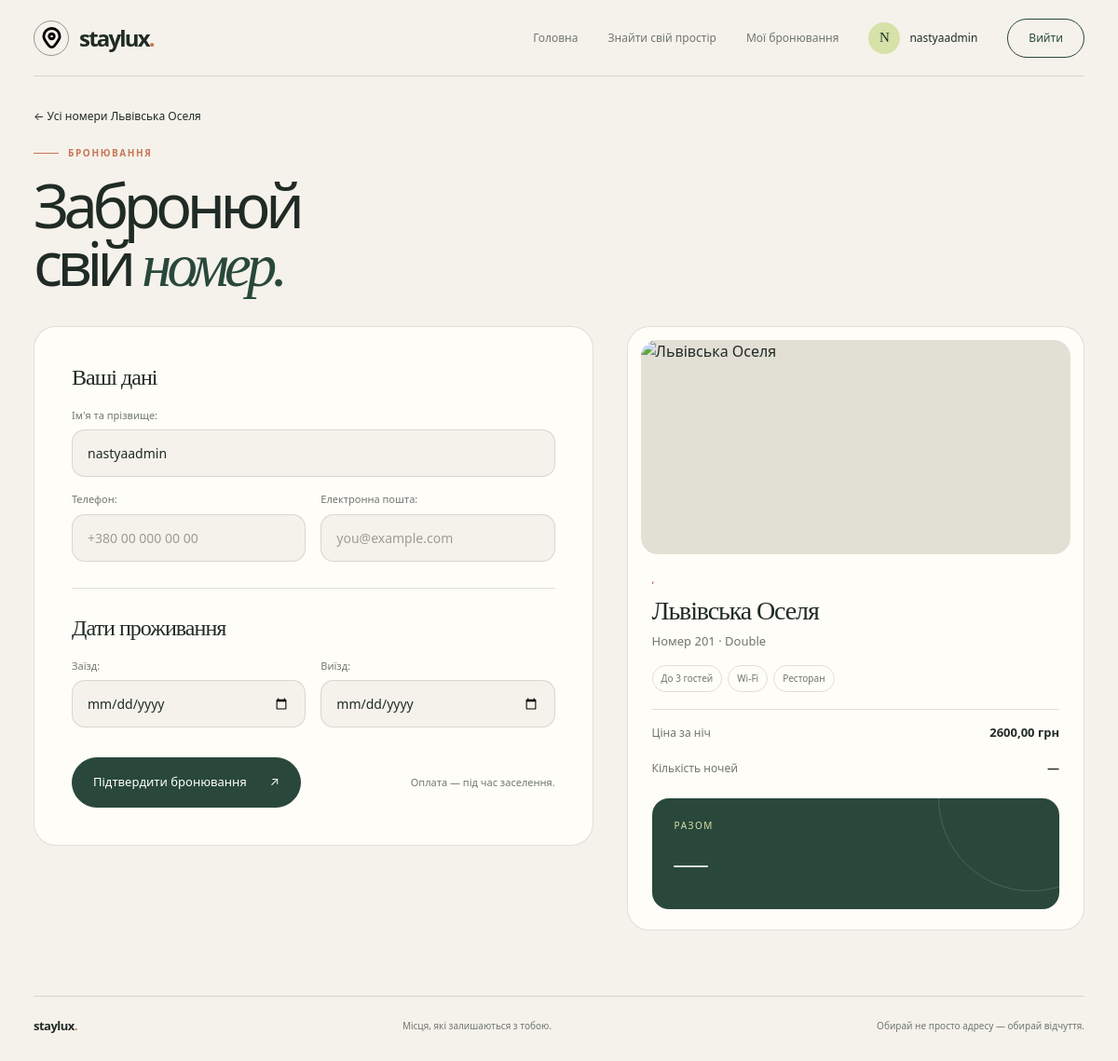
Page /rooms/6/booking/ (signed in) on the committed database.
### hotel/models.py (models this page shows, shortened)
class Room(models.Model):
    ROOM_TYPES = [
        ('single', 'Single'),
        ('double', 'Double'),
        ('suite', 'Suite'),
    ]
    hotel = models.ForeignKey(Hotel, on_delete=models.CASCADE, related_name='rooms')
    room_number = models.CharField(max_length=10)
    room_type = models.CharField(max_length=20, choices=ROOM_TYPES)
    capacity = models.IntegerField()
    price_per_night = models.DecimalField(max_digits=10, decimal_places=2)
    is_available = models.BooleanField(default=True)
    class Meta:
        verbose_name = 'Room'
        verbose_name_plural = 'Rooms'
        ordering = ['is_available', 'room_type', 'price_per_night']

class Hotel(models.Model):
    name = models.CharField(max_length=100)
    description = models.TextField()
    price_per_night = models.DecimalField(max_digits=10, decimal_places=2)
    amenities = models.ManyToManyField(Amenite, related_name='hotels', blank=True)
    country = models.CharField(max_length=100)
    city = models.CharField(max_length=100)
    address = models.CharField(max_length=200)

class Amenite(models.Model):
    name = models.CharField(max_length=100)
    description = models.TextField()

### hotel/views.py (the view, shortened to what this page needs)
# urls.py: path('rooms/<int:id>/booking/', views.booking, name='booking'),
@login_required
def booking(request, id):
    room = get_object_or_404(Room.objects.select_related('hotel'), id=id)
    form = BookingForm(
        request.POST or None,
        room=room,
        initial={
            'name': request.user.get_full_name() or request.user.username,
            'email': request.user.email,
        },
    )
    return render(request, 'booking.html', {'room': room, 'form': form})

### hotel/forms.py (shortened to what this page needs)
class BookingForm(forms.ModelForm):
    class Meta:
        model = Booking
        fields = ['name', 'phone', 'email', 'check_in_date', 'check_out_date']
        labels = {
            'name': "Ім'я та прізвище",
            'phone': 'Телефон',
            'email': 'Електронна пошта',
            'check_in_date': 'Заїзд',
            'check_out_date': 'Виїзд',
        }
        widgets = {
            'name': forms.TextInput(attrs={'placeholder': 'Олена Коваль', 'autocomplete': 'name'}),
            'phone': forms.TextInput(attrs={'placeholder': '+380 00 000 00 00', 'autocomplete': 'tel', 'type': 'tel'}),
            'email': forms.EmailInput(attrs={'placeholder': 'you@example.com', 'autocomplete': 'email'}),
            'check_in_date': forms.DateInput(attrs={'type': 'date'}),
            'check_out_date': forms.DateInput(attrs={'type': 'date'}),
        }
    def __init__(self, *args, room=None, **kwargs):
        super().__init__(*args, **kwargs)
        self.room = room
        for name in ('name', 'phone', 'email'):
            self.fields[name].required = True

### templates/booking.html (shortened to what this page needs)
{% extends 'base.html' %}
{% load l10n %}
{% block content %}
<div class="sl-page" data-price="{{ room.price_per_night|unlocalize }}">
    <div class="sl-shell">
        <a class="sl-back" href="{% url 'hotel_rooms' room.hotel.id %}">← Усі номери {{ room.hotel.name }}</a>
        {% if booking %}
            <div class="sl-head">
                <div class="sl-eyebrow">Бронювання</div>
            </div>
            <div class="sl-card sl-notice">
                <div class="sl-eyebrow">Готово</div>
                <h2>{{booking.name}}, ваш номер <em>заброньовано.</em></h2>
                <p>
                    {{ room.hotel.name }}, номер {{ room.room_number }}:
                    {{ booking.check_in_date|date:"d.m.Y" }} — {{ booking.check_out_date|date:"d.m.Y" }}.
                </p>
                <a class="sl-submit" href="{% url 'hotel' %}">Повернутись до колекції <span aria-hidden="true">↗</span></a>
            </div>
        {% else %}
            <div class="sl-head">
                <div class="sl-eyebrow">Бронювання</div>
                <h1>Забронюй<br>свій <em>номер.</em></h1>
            </div>
            <div class="sl-book">
                <section class="sl-card" aria-label="Форма бронювання">
                    {% if not room.is_available %}
                        <div class="sl-notice" style="padding:20px 0;">
                            <div class="sl-eyebrow">Недоступно</div>
                            <h2>Цей номер <em>зайнятий.</em></h2>
                            <p>Подивись інші номери цього готелю — можливо, там знайдеться потрібний.</p>
                            <a class="sl-submit" href="{% url 'hotel_rooms' room.hotel.id %}">Інші номери <span aria-hidden="true">↗</span></a>
                        </div>
                    {% else %}
                        <form action="" method="post" novalidate>
                            <div class="sl-group">
                                <h2>Ваші дані</h2>
                                <div class="sl-grid">
                                    <div class="sl-field{% if form.name.errors %} has-error{% endif %}">
                                        {{ form.name.label_tag }}
                                        {{ form.name }}
                                    </div>
                                    <div class="sl-grid two">
                                        <div class="sl-field{% if form.phone.errors %} has-error{% endif %}">
                                            {{ form.phone.label_tag }}
                                            {{ form.phone }}
                                        </div>
                                        <div class="sl-field{% if form.email.errors %} has-error{% endif %}">
                                            {{ form.email.label_tag }}
                                            {{ form.email }}
                                        </div>
                                    </div>
                                </div>
                            </div>
                            <div class="sl-group">
                                <h2>Дати проживання</h2>
                                <div class="sl-grid two">
                                    <div class="sl-field{% if form.check_in_date.errors %} has-error{% endif %}">
                                        {{ form.check_in_date.label_tag }}
                                        {{ form.check_in_date }}
                                    </div>
                                    <div class="sl-field{% if form.check_out_date.errors %} has-error{% endif %}">
                                        {{ form.check_out_date.label_tag }}
                                        {{ form.check_out_date }}
                                    </div>
                                </div>
                            </div>
                            <div class="sl-submit-row">
                                <button type="submit" class="sl-submit">
                                    Підтвердити бронювання <span aria-hidden="true">↗</span>
                                </button>
                                <span class="sl-note">Оплата — під час заселення.</span>
                            </div>
                        </form>
                    {% endif %}
                </section>
                <aside class="sl-side" aria-label="Ваш номер">
                    <div class="sl-card sl-summary">
                        <div class="sl-summary-img">
                            {% with img=room.images.first %}
                                {% if img %}
                                    <img src="{{ img.image.url }}" alt="Номер {{ room.room_number }}">
                                {% else %}
                                    {% with himg=room.hotel.images.first %}
                                        {% if himg %}
                                            <img src="{{ himg.image.url }}" alt="{{ room.hotel.name }}">
                                        {% else %}
                                            <img src="https://images.unsplash.com/photo-1566073771259-6a8506099945?auto=format&fit=crop&w=900&q=80" alt="{{ room.hotel.name }}">
                                        {% endif %}
                                    {% endwith %}
                                {% endif %}
                            {% endwith %}
                        </div>
                        <div class="sl-summary-body">
                            <div class="sl-location">{{ room.hotel.location.city }}, {{ room.hotel.location.country }}</div>
                            <h3>{{ room.hotel.name }}</h3>
                            <p class="sl-room-line">Номер {{ room.room_number }} · {{ room.get_room_type_display }}</p>
                            <div class="sl-tags">
                                <span class="sl-tag">До {{ room.capacity }} гостей</span>
                                {% for amenity in room.hotel.amenities.all|slice:":2" %}
                                    <span class="sl-tag">{{ amenity.name }}</span>
                                {% endfor %}
                            </div>
                            <div class="sl-rows">
                                <div class="sl-row"><span>Ціна за ніч</span><strong>{{ room.price_per_night }} грн</strong></div>
                                <div class="sl-row"><span>Кількість ночей</span><strong id="nightsValue">—</strong></div>
                            </div>
                            <div class="sl-total" aria-live="polite">
                                <small>Разом</small>
                                <strong id="totalValue">—</strong>
                            </div>
                        </div>
                    </div>
                </aside>
            </div>
        {% endif %}
        <footer class="sl-bottom-line">
            <strong>staylux<span style="color:var(--sl-clay);">.</span></strong>
            <span>Місця, які залишаються з тобою.</span>
            <span>Обирай не просто адресу — обирай відчуття.</span>
        </footer>
    </div>
</div>
{% endblock %}

### templates/menu.html (shortened to what this page needs)
{% load static %}
<nav class="sl-navbar" aria-label="Головна навігація">
    <div class="sl-navbar-inner">
        <a class="sl-navbar-brand" href="{% url 'hotel' %}">
            <span class="sl-brand-mark">
                <img src="{% static 'img/logo.svg' %}" alt="" width="23" height="23">
            </span>
            <span class="sl-brand-name">staylux<span>.</span></span>
        </a>
        <div class="sl-navbar-menu" id="slNavbarMenu">
            <a class="sl-navbar-link{% if request.resolver_match.url_name == 'hotel' %} active{% endif %}" href="{% url 'hotel' %}">
                Головна
            </a>
            <a class="sl-navbar-link" href="{% url 'hotel' %}#hotels">
                Знайти свій простір
            </a>
            {% if user.is_authenticated %}
                <a class="sl-navbar-link{% if request.resolver_match.url_name == 'my_bookings' %} active{% endif %}" href="{% url 'my_bookings' %}">
                    Мої бронювання
                </a>
                <span class="sl-navbar-user" title="{{ user.get_username }}">
                    <span class="sl-navbar-avatar" aria-hidden="true">{{ user.get_username|first|upper }}</span>
                    <span class="sl-navbar-username">{{ user.get_username }}</span>
                </span>
                <a class="sl-navbar-btn sl-navbar-btn--ghost" href="{% url 'logout' %}">Вийти</a>
            {% else %}
                <a class="sl-navbar-btn" href="{% url 'login' %}">Увійти</a>
            {% endif %}
        </div>
    </div>
</nav>

### templates/menu.html (style rules this page uses)
.sl-navbar { --nav-paper: #f5f2eb; --nav-white: #fffdf8; --nav-ink: #202b25; --nav-muted: #6f776f; --nav-green: #29483b; --nav-green-dark: #1c332a; --nav-lime: #d6e2a8; --nav-clay: #c87555; --nav-line: rgba(32, 43, 37, .14); background: var(--nav-paper); color: var(--nav-ink); font-family: inherit; position: relative; width: 100%; z-index: 1000; }
.sl-navbar, .sl-navbar * { box-sizing: border-box; }
.sl-navbar-inner { align-items: center; border-bottom: 1px solid var(--nav-line); display: flex; gap: 28px; justify-content: space-between; margin: 0 auto; min-height: 82px; width: min(1440px, calc(100% - 72px)); }
.sl-navbar-brand { align-items: center; color: var(--nav-ink); display: inline-flex; flex-shrink: 0; gap: 11px; text-decoration: none; }
.sl-brand-mark { align-items: center; border: 1px solid rgba(32, 43, 37, .45); border-radius: 50%; display: flex; height: 38px; justify-content: center; transition: transform .3s ease, background .3s ease; width: 38px; }
.sl-brand-mark img { display: block; height: 23px; object-fit: contain; width: 23px; }
.sl-brand-name { font-size: 24px; font-weight: 750; letter-spacing: -.075em; }
.sl-brand-name span { color: var(--nav-clay); }
.sl-navbar-menu { align-items: center; display: flex; gap: 32px; }
.sl-navbar-link { color: var(--nav-muted); font-size: 12px; padding: 9px 0; position: relative; text-decoration: none; transition: color .2s ease; }
.sl-navbar-link::after { background: var(--nav-clay); bottom: 2px; content: ""; height: 1px; left: 0; position: absolute; right: 100%; transition: right .25s ease; }
.sl-navbar-btn { align-items: center; background: var(--nav-green); border: 1px solid var(--nav-green); border-radius: 999px; color: #fff; display: inline-flex; font-size: 12px; justify-content: center; padding: 11px 22px; text-decoration: none; transition: background .25s ease, color .25s ease, transform .25s ease; white-space: nowrap; }
.sl-navbar-btn--ghost { background: transparent; color: var(--nav-green); }
.sl-navbar-user { align-items: center; display: inline-flex; font-size: 12px; gap: 10px; }
.sl-navbar-avatar { align-items: center; background: var(--nav-lime); border-radius: 50%; color: var(--nav-green-dark); display: inline-flex; font-family: Georgia, "Times New Roman", serif; font-size: 15px; height: 34px; justify-content: center; width: 34px; }
.sl-navbar-username { max-width: 140px; overflow: hidden; text-overflow: ellipsis; white-space: nowrap; }

### templates/base.html (style rules this page uses)
html { margin: 0; padding: 0; background: #f5f2eb; }
body.staylux-body { margin: 0; padding: 0; background: #f5f2eb; color: #202b25; }

### rows in the picture
Room: hotel.name "Львівська Оселя", room_number "201", room_type "Double", capacity "3", price_per_night "2600,00"
Amenite: name "Wi-Fi"
Amenite: name "Ресторан"

### other values in the picture
{{ user.get_username|first|upper }} "N"
{{ user.get_username }} "nastyaadmin"
